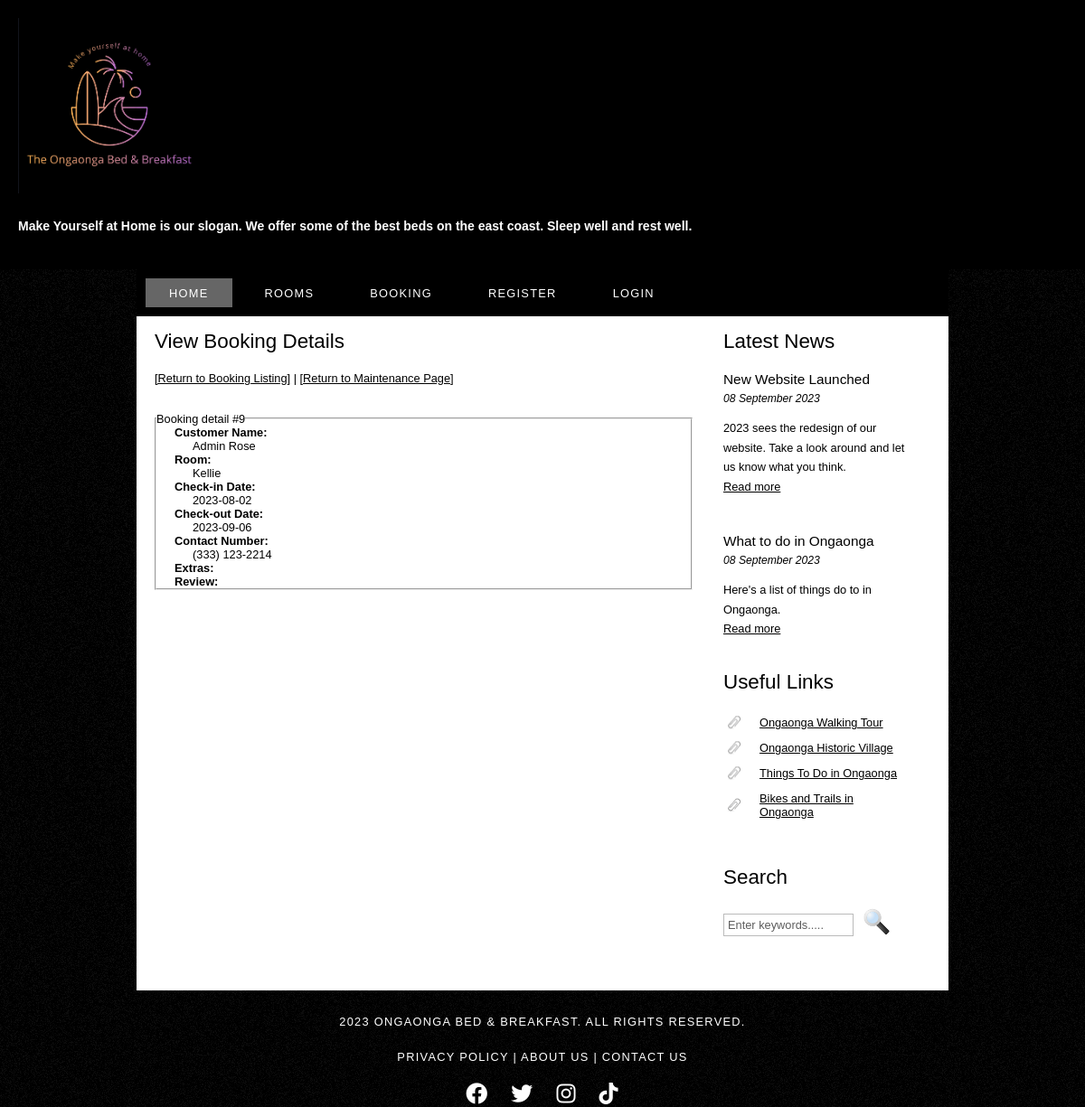
The page /viewbooking.php?bookingID=9 on the database its author committed.
### tables this page shows
CREATE TABLE `booking` (
  `bookingID` int unsigned NOT NULL AUTO_INCREMENT,
  `customerID` int unsigned NOT NULL,
  `roomID` int unsigned NOT NULL,
  `checkinDate` date NOT NULL,
  `checkoutDate` date NOT NULL,
  `contactNumber` varchar(50) NOT NULL,
  `extra` text NOT NULL,
  `review` text,
  PRIMARY KEY (`bookingID`),
  KEY `fk_customerID` (`customerID`),
  KEY `fk_roomID` (`roomID`),
  CONSTRAINT `fk_customerID` FOREIGN KEY (`customerID`) REFERENCES `customer` (`customerID`) ON DELETE RESTRICT ON UPDATE RESTRICT,
  CONSTRAINT `fk_roomID` FOREIGN KEY (`roomID`) REFERENCES `room` (`roomID`) ON DELETE RESTRICT ON UPDATE RESTRICT
);

CREATE TABLE `customer` (
  `customerID` int unsigned NOT NULL AUTO_INCREMENT,
  `firstname` varchar(50) NOT NULL,
  `lastname` varchar(50) NOT NULL,
  `email` varchar(100) NOT NULL,
  `password` varchar(100) NOT NULL,
  `is_hashed` tinyint(1) NOT NULL DEFAULT '0',
  `country` varchar(50) DEFAULT NULL,
  `phonenumber` varchar(20) DEFAULT NULL,
  `isAdmin` tinyint(1) NOT NULL DEFAULT '0',
  PRIMARY KEY (`customerID`)
);

CREATE TABLE `room` (
  `roomID` int unsigned NOT NULL AUTO_INCREMENT,
  `roomname` varchar(100) NOT NULL,
  `description` text,
  `roomtype` char(1) NOT NULL,
  `beds` int DEFAULT NULL,
  `availability` enum('Available','Occupied') DEFAULT NULL,
  PRIMARY KEY (`roomID`)
);

### viewbooking.php (the view, shortened to what this page needs)
<?php
$DBC = mysqli_connect("127.0.0.1", DBUSER, DBPASSWORD, DBDATABASE);
$bookingID = $_GET['bookingID'];
$query = "SELECT booking.*, room.roomname, customer.firstname, customer.lastname FROM booking
          INNER JOIN room ON booking.roomID = room.roomID
          INNER JOIN customer ON booking.customerID = customer.customerID
          WHERE booking.bookingID = $bookingID";
$result = mysqli_query($DBC, $query);
$rowcount = mysqli_num_rows($result);
?>
<!DOCTYPE HTML>
<html>
<head>
  <link rel="stylesheet" type="text/css" href="style/style.css" title="style" />
  <link rel="stylesheet" href="https://cdnjs.cloudflare.com/ajax/libs/font-awesome/6.0.0-beta3/css/all.min.css">
</head>
<body>
    <?php include 'header.php'; ?>
    <?php include 'menubar.php'; ?>
    <div id="site_content">
        <?php include 'sidebar.php'; ?>
        <div id="content">
            <h2>View Booking Details</h2>
            <a href="currentbooking.php">[Return to Booking Listing]</a> | <a href="./maintenance.php">[Return to Maintenance Page]</a>
            <?php
            if ($rowcount > 0) {
                $row = mysqli_fetch_assoc($result);
                echo "<fieldset><legend>Booking detail #" . $row['bookingID'] . "</legend><dl>";
                echo "<dt>Customer Name:</dt><dd>" . $row['firstname'] . " " . $row['lastname'] . "</dd>" . PHP_EOL;
                echo "<dt>Room:</dt><dd>" . $row['roomname'] . "</dd>" . PHP_EOL;
                echo "<dt>Check-in Date:</dt><dd>" . $row['checkinDate'] . "</dd>" . PHP_EOL;
                echo "<dt>Check-out Date:</dt><dd>" . $row['checkoutDate'] . "</dd>" . PHP_EOL;
                echo "<dt>Contact Number:</dt><dd>" . $row['contactNumber'] . "</dd>" . PHP_EOL;
                echo "<dt>Extras:</dt><dd>" . $row['extra'] . "</dd>" . PHP_EOL;
                echo "<dt>Review:</dt><dd>" . $row['review'] . "</dd>" . PHP_EOL;
                echo "</dd></dl></fieldset>" . PHP_EOL;
            } else {
                echo "<h2>No booking found!</h2>";
            }
            ?>
        </div>
    </div>
    <?php include 'footer.php'; ?>
</body>
</html>

### style/style.css (style rules this page uses)
html { height: 100%; }
* { margin: 0; padding: 0; }
body { font: normal .80em 'trebuchet ms', arial, sans-serif; background: #F0EFE2 url(background.png) repeat; color: #000; }
h1, h2, h3, h4, h5, h6 { font: normal 175% 'century gothic', arial, sans-serif; color: #000; margin: 0 0 15px 0; padding: 15px 0 5px 0; }
h2 { font: normal 175% 'century gothic', arial, sans-serif; }
a, a:hover { outline: none; text-decoration: underline; color: #000; }
#main, #logo, #menubar, #site_content, #footer { margin-left: auto; margin-right: auto; }
#site_content { width: 854px; overflow: hidden; margin: 0 auto 0 auto; padding: 0 24px 20px 20px; background: #FFF; }
#content { text-align: left; float: left; width: 595px; padding: 0; }

### viewbooking.php (style rules this page uses)
dt { font-weight: bold; display: inline; margin-left: 20px; }
dd { margin-left: 40px; }
fieldset { margin-top: 30px; }

### rows shown on the page
booking: bookingID "9", customerID.firstname "Admin", customerID.lastname "Rose", roomID.roomname "Kellie", checkinDate "2023-08-02", checkoutDate "2023-09-06", contactNumber "(333) 123-2214"
